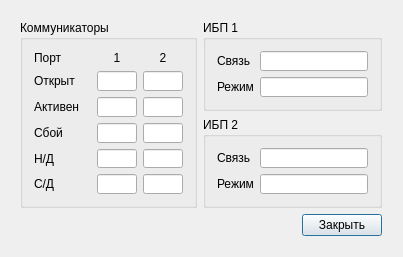
<?xml version="1.0" encoding="UTF-8"?>
<ui version="4.0">
 <class>DlgUpses</class>
 <widget class="QDialog" name="DlgUpses">
  <property name="geometry">
   <rect>
    <x>0</x>
    <y>0</y>
    <width>403</width>
    <height>257</height>
   </rect>
  </property>
  <property name="sizePolicy">
   <sizepolicy hsizetype="Minimum" vsizetype="Minimum">
    <horstretch>0</horstretch>
    <verstretch>0</verstretch>
   </sizepolicy>
  </property>
  <property name="windowTitle">
   <string>Данные от ИБП</string>
  </property>
  <widget class="QWidget" name="layoutWidget">
   <property name="geometry">
    <rect>
     <x>9</x>
     <y>9</y>
     <width>384</width>
     <height>238</height>
    </rect>
   </property>
   <layout class="QGridLayout" name="gridLayout_2">
    <item row="0" column="0" rowspan="2">
     <widget class="QGroupBox" name="groupPorts">
      <property name="title">
       <string>Коммуникаторы</string>
      </property>
      <layout class="QGridLayout" name="gridLayout">
       <item row="0" column="0">
        <widget class="QLabel" name="textLabelPort">
         <property name="text">
          <string>Порт</string>
         </property>
         <property name="wordWrap">
          <bool>false</bool>
         </property>
        </widget>
       </item>
       <item row="0" column="1">
        <widget class="QLabel" name="textLabelPort1">
         <property name="text">
          <string>1</string>
         </property>
         <property name="alignment">
          <set>Qt::AlignCenter</set>
         </property>
         <property name="wordWrap">
          <bool>false</bool>
         </property>
        </widget>
       </item>
       <item row="0" column="2">
        <widget class="QLabel" name="textLabelPort2">
         <property name="text">
          <string>2</string>
         </property>
         <property name="alignment">
          <set>Qt::AlignCenter</set>
         </property>
         <property name="wordWrap">
          <bool>false</bool>
         </property>
        </widget>
       </item>
       <item row="1" column="0">
        <widget class="QLabel" name="textPortOpen">
         <property name="text">
          <string>Открыт</string>
         </property>
         <property name="wordWrap">
          <bool>false</bool>
         </property>
        </widget>
       </item>
       <item row="1" column="1">
        <widget class="QLineEdit" name="port1Opened">
         <property name="enabled">
          <bool>true</bool>
         </property>
         <property name="minimumSize">
          <size>
           <width>40</width>
           <height>0</height>
          </size>
         </property>
         <property name="maximumSize">
          <size>
           <width>40</width>
           <height>32767</height>
          </size>
         </property>
         <property name="alignment">
          <set>Qt::AlignCenter</set>
         </property>
         <property name="readOnly">
          <bool>true</bool>
         </property>
        </widget>
       </item>
       <item row="1" column="2">
        <widget class="QLineEdit" name="port2Opened">
         <property name="enabled">
          <bool>true</bool>
         </property>
         <property name="minimumSize">
          <size>
           <width>40</width>
           <height>0</height>
          </size>
         </property>
         <property name="maximumSize">
          <size>
           <width>40</width>
           <height>32767</height>
          </size>
         </property>
         <property name="alignment">
          <set>Qt::AlignCenter</set>
         </property>
         <property name="readOnly">
          <bool>true</bool>
         </property>
        </widget>
       </item>
       <item row="2" column="0">
        <widget class="QLabel" name="textPortActive">
         <property name="text">
          <string>Активен</string>
         </property>
         <property name="wordWrap">
          <bool>false</bool>
         </property>
        </widget>
       </item>
       <item row="2" column="1">
        <widget class="QLineEdit" name="port1Active">
         <property name="enabled">
          <bool>true</bool>
         </property>
         <property name="minimumSize">
          <size>
           <width>40</width>
           <height>0</height>
          </size>
         </property>
         <property name="maximumSize">
          <size>
           <width>40</width>
           <height>32767</height>
          </size>
         </property>
         <property name="alignment">
          <set>Qt::AlignCenter</set>
         </property>
         <property name="readOnly">
          <bool>true</bool>
         </property>
        </widget>
       </item>
       <item row="2" column="2">
        <widget class="QLineEdit" name="port2Active">
         <property name="enabled">
          <bool>true</bool>
         </property>
         <property name="minimumSize">
          <size>
           <width>40</width>
           <height>0</height>
          </size>
         </property>
         <property name="maximumSize">
          <size>
           <width>40</width>
           <height>32767</height>
          </size>
         </property>
         <property name="alignment">
          <set>Qt::AlignCenter</set>
         </property>
         <property name="readOnly">
          <bool>true</bool>
         </property>
        </widget>
       </item>
       <item row="3" column="0">
        <widget class="QLabel" name="textPortFail">
         <property name="text">
          <string>Сбой</string>
         </property>
         <property name="wordWrap">
          <bool>false</bool>
         </property>
        </widget>
       </item>
       <item row="3" column="1">
        <widget class="QLineEdit" name="port1Fail">
         <property name="enabled">
          <bool>true</bool>
         </property>
         <property name="minimumSize">
          <size>
           <width>40</width>
           <height>0</height>
          </size>
         </property>
         <property name="maximumSize">
          <size>
           <width>40</width>
           <height>32767</height>
          </size>
         </property>
         <property name="alignment">
          <set>Qt::AlignCenter</set>
         </property>
         <property name="readOnly">
          <bool>true</bool>
         </property>
        </widget>
       </item>
       <item row="3" column="2">
        <widget class="QLineEdit" name="port2Fail">
         <property name="enabled">
          <bool>true</bool>
         </property>
         <property name="minimumSize">
          <size>
           <width>40</width>
           <height>0</height>
          </size>
         </property>
         <property name="maximumSize">
          <size>
           <width>40</width>
           <height>32767</height>
          </size>
         </property>
         <property name="alignment">
          <set>Qt::AlignCenter</set>
         </property>
         <property name="readOnly">
          <bool>true</bool>
         </property>
        </widget>
       </item>
       <item row="4" column="0">
        <widget class="QLabel" name="textPortNoData">
         <property name="text">
          <string>Н/Д</string>
         </property>
         <property name="wordWrap">
          <bool>false</bool>
         </property>
        </widget>
       </item>
       <item row="4" column="1">
        <widget class="QLineEdit" name="port1NoData">
         <property name="enabled">
          <bool>true</bool>
         </property>
         <property name="minimumSize">
          <size>
           <width>40</width>
           <height>0</height>
          </size>
         </property>
         <property name="maximumSize">
          <size>
           <width>40</width>
           <height>32767</height>
          </size>
         </property>
         <property name="alignment">
          <set>Qt::AlignCenter</set>
         </property>
         <property name="readOnly">
          <bool>true</bool>
         </property>
        </widget>
       </item>
       <item row="4" column="2">
        <widget class="QLineEdit" name="port2NoData">
         <property name="enabled">
          <bool>true</bool>
         </property>
         <property name="minimumSize">
          <size>
           <width>40</width>
           <height>0</height>
          </size>
         </property>
         <property name="maximumSize">
          <size>
           <width>40</width>
           <height>32767</height>
          </size>
         </property>
         <property name="alignment">
          <set>Qt::AlignCenter</set>
         </property>
         <property name="readOnly">
          <bool>true</bool>
         </property>
        </widget>
       </item>
       <item row="5" column="0">
        <widget class="QLabel" name="textPortBadData">
         <property name="text">
          <string>С/Д</string>
         </property>
         <property name="wordWrap">
          <bool>false</bool>
         </property>
        </widget>
       </item>
       <item row="5" column="1">
        <widget class="QLineEdit" name="port1BadData">
         <property name="enabled">
          <bool>true</bool>
         </property>
         <property name="minimumSize">
          <size>
           <width>40</width>
           <height>0</height>
          </size>
         </property>
         <property name="maximumSize">
          <size>
           <width>40</width>
           <height>32767</height>
          </size>
         </property>
         <property name="alignment">
          <set>Qt::AlignCenter</set>
         </property>
         <property name="readOnly">
          <bool>true</bool>
         </property>
        </widget>
       </item>
       <item row="5" column="2">
        <widget class="QLineEdit" name="port2BadData">
         <property name="enabled">
          <bool>true</bool>
         </property>
         <property name="minimumSize">
          <size>
           <width>40</width>
           <height>0</height>
          </size>
         </property>
         <property name="maximumSize">
          <size>
           <width>40</width>
           <height>32767</height>
          </size>
         </property>
         <property name="alignment">
          <set>Qt::AlignCenter</set>
         </property>
         <property name="readOnly">
          <bool>true</bool>
         </property>
        </widget>
       </item>
      </layout>
     </widget>
    </item>
    <item row="0" column="1">
     <widget class="QGroupBox" name="groupUps1">
      <property name="title">
       <string>ИБП 1</string>
      </property>
      <layout class="QGridLayout" name="gridLayout_3">
       <item row="0" column="0">
        <widget class="QLabel" name="textWork1">
         <property name="text">
          <string>Связь</string>
         </property>
         <property name="wordWrap">
          <bool>false</bool>
         </property>
        </widget>
       </item>
       <item row="0" column="1">
        <widget class="QLineEdit" name="upsWork1">
         <property name="enabled">
          <bool>true</bool>
         </property>
         <property name="alignment">
          <set>Qt::AlignCenter</set>
         </property>
         <property name="readOnly">
          <bool>true</bool>
         </property>
        </widget>
       </item>
       <item row="1" column="0">
        <widget class="QLabel" name="textRegime1">
         <property name="text">
          <string>Режим</string>
         </property>
         <property name="wordWrap">
          <bool>false</bool>
         </property>
        </widget>
       </item>
       <item row="1" column="1">
        <widget class="QLineEdit" name="upsRegime1">
         <property name="enabled">
          <bool>true</bool>
         </property>
         <property name="alignment">
          <set>Qt::AlignCenter</set>
         </property>
         <property name="readOnly">
          <bool>true</bool>
         </property>
        </widget>
       </item>
      </layout>
     </widget>
    </item>
    <item row="1" column="1">
     <widget class="QGroupBox" name="groupUps2">
      <property name="title">
       <string>ИБП 2</string>
      </property>
      <layout class="QGridLayout" name="gridLayout_4">
       <item row="0" column="0">
        <widget class="QLabel" name="textWork2">
         <property name="text">
          <string>Связь</string>
         </property>
         <property name="wordWrap">
          <bool>false</bool>
         </property>
        </widget>
       </item>
       <item row="0" column="1">
        <widget class="QLineEdit" name="upsWork2">
         <property name="enabled">
          <bool>true</bool>
         </property>
         <property name="alignment">
          <set>Qt::AlignCenter</set>
         </property>
         <property name="readOnly">
          <bool>true</bool>
         </property>
        </widget>
       </item>
       <item row="1" column="0">
        <widget class="QLabel" name="textRegime2">
         <property name="text">
          <string>Режим</string>
         </property>
         <property name="wordWrap">
          <bool>false</bool>
         </property>
        </widget>
       </item>
       <item row="1" column="1">
        <widget class="QLineEdit" name="upsRegime2">
         <property name="enabled">
          <bool>true</bool>
         </property>
         <property name="alignment">
          <set>Qt::AlignCenter</set>
         </property>
         <property name="readOnly">
          <bool>true</bool>
         </property>
        </widget>
       </item>
      </layout>
     </widget>
    </item>
    <item row="2" column="0" colspan="2">
     <layout class="QHBoxLayout" name="horizontalLayout">
      <item>
       <spacer name="horizontalSpacer">
        <property name="orientation">
         <enum>Qt::Horizontal</enum>
        </property>
        <property name="sizeHint" stdset="0">
         <size>
          <width>40</width>
          <height>20</height>
         </size>
        </property>
       </spacer>
      </item>
      <item>
       <widget class="QPushButton" name="pushClose">
        <property name="text">
         <string>Закрыть</string>
        </property>
       </widget>
      </item>
     </layout>
    </item>
   </layout>
  </widget>
 </widget>
 <layoutdefault spacing="6" margin="11"/>
 <pixmapfunction>qPixmapFromMimeSource</pixmapfunction>
 <resources/>
 <connections/>
</ui>
